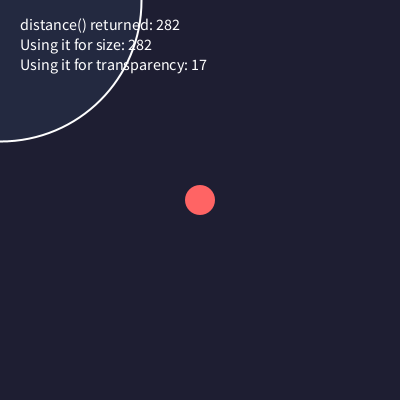
Frame 1 (no input)
Frame 60 (the mouse pressed at the canvas centre just before this capture): identical to frame 1, image omitted
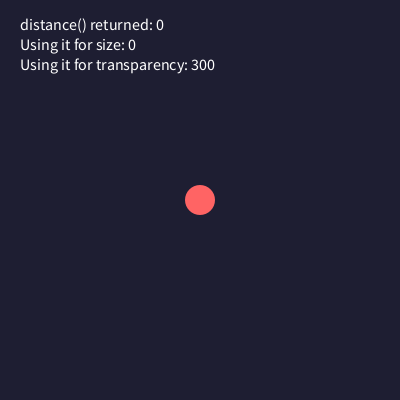
Frame 120 (the mouse held since frame 60 and released just before this capture)

The Processing sketch that drew these frames (run headless with seeded random() and noise(); from frame 60 on, the mouse is pressed at the canvas centre):

// Processing sketch: Day_7_Activity1_distance
// ── Day_7_Activity1_distance.pde
// Activity 1: Distance-Controlled Drawing
// Learn: Non-void functions that RETURN a value
// The distance() function returns a number we can use!

float targetX, targetY;

void setup() {
  size(400, 400);
  targetX = width / 2;
  targetY = height / 2;
}

void draw() {
  background(30, 30, 50);
  
  // Call our function - it RETURNS a value we store in a variable
  float dist = distance(mouseX, mouseY, targetX, targetY);
  
  // Use the returned value to control visuals
  float circleSize = dist;                    // Distance controls size
  float transparency = 300 - dist;            // Closer = more opaque
  
  // Draw the target (center circle)
  fill(255, 100, 100);
  noStroke();
  ellipse(targetX, targetY, 30, 30);
  
  // Draw the mouse-controlled circle
  // The returned distance value controls BOTH size and transparency
  fill(100, 200, 255, transparency);
  stroke(255);
  strokeWeight(2);
  ellipse(mouseX, mouseY, circleSize, circleSize);
  
  // Display the returned value on screen
  fill(255);
  textSize(16);
  text("distance() returned: " + int(dist), 20, 30);
  text("Using it for size: " + int(circleSize), 20, 50);
  text("Using it for transparency: " + int(transparency), 20, 70);
}

// NON-VOID FUNCTION: Returns a float value
// This calculates the distance between two points
float distance(float x1, float y1, float x2, float y2) {
  float dx = x2 - x1;
  float dy = y2 - y1;
  float result = sqrt(dx * dx + dy * dy);
  return result;  // Send the answer back!
}
